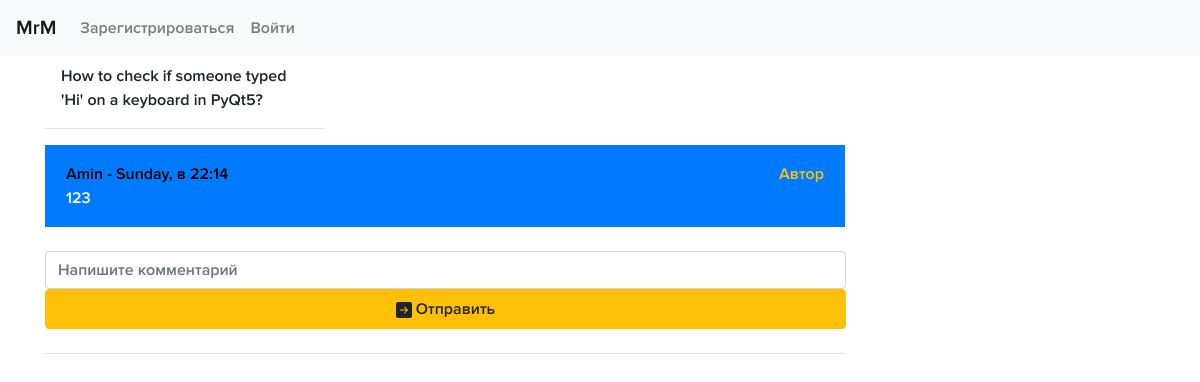
The page /themes_get/2 on the database its author committed.
### data/themes.py (models this page shows)
class Theme(SqlAlchemyBase):
    __tablename__ = 'themes'
    id = sqlalchemy.Column(sqlalchemy.Integer,
                           primary_key=True, autoincrement=True)
    title = sqlalchemy.Column(sqlalchemy.String, nullable=True)
    content = sqlalchemy.Column(sqlalchemy.String, nullable=True)
    group = sqlalchemy.Column(sqlalchemy.String, default="Other")
    created_date = sqlalchemy.Column(sqlalchemy.DateTime,
                                     default=datetime.datetime.now)
    likes = sqlalchemy.Column(sqlalchemy.Integer)
    user_id = sqlalchemy.Column(sqlalchemy.Integer,
                                sqlalchemy.ForeignKey("users.id"))
    user = orm.relation('User')
    comments = orm.relation("Comment", back_populates='theme')

### data/users.py (models this page shows, shortened)
class User(SqlAlchemyBase, UserMixin):
    __tablename__ = 'users'
    id = sqlalchemy.Column(sqlalchemy.Integer, primary_key=True, autoincrement=True)
    name = sqlalchemy.Column(sqlalchemy.String, nullable=True, unique=True)
    age = sqlalchemy.Column(sqlalchemy.Integer, nullable=True)
    sex = sqlalchemy.Column(sqlalchemy.String, nullable=True)
    speciality = sqlalchemy.Column(sqlalchemy.String, nullable=True)
    email = sqlalchemy.Column(sqlalchemy.String, index=True, unique=True, nullable=True)
    about = sqlalchemy.Column(sqlalchemy.String, nullable=True)
    photo = sqlalchemy.Column(sqlalchemy.String, default="https://cdn0.iconfinder.com/data/icons/set-ui-app-android/32/8-512.png")
    hashed_password = sqlalchemy.Column(sqlalchemy.String, nullable=True)
    modified_date = sqlalchemy.Column(sqlalchemy.DateTime, default=datetime.datetime.now)
    themes = orm.relation("Theme", back_populates='user')
    comments = orm.relation("Comment", back_populates='user')

### main.py (the view, shortened to what this page needs)
@app.route('/themes_get/<int:id>', methods=['GET', 'POST'])
def themes_get(id):
    if request.method == "GET":
        db_sess = db_session.create_session()
        theme = db_sess.query(Theme).filter(Theme.id == id).first()
        if theme:
            return render_template("themes_get.html", theme=theme)
        else:
            abort(404)
        return redirect('/')

### data/db_session.py (called while the page is built)
def create_session() -> Session:
    global __factory
    return __factory()

### templates/themes_get.html (shortened to what this page needs)
{% extends "base.html" %}
{% block content %}
<br><br>
<div class="d-flex flex-column align-items-stretch bg-white" style="width: 800px;">
  <p class="d-flex align-items-center flex-shrink-0 p-3 link-dark text-decoration-none border-bottom">
    <span>{{ theme.title }}</span>
  </p>
  <a href="../profile/{{ theme.user.id }}" class="list-group-item list-group-item-action active py-3 lh-tight" aria-current="true">
      <div class="d-flex w-100 align-items-center justify-content-between">
        <strong class="theme-info">{{ theme.user.name }} - {{ theme.created_date.strftime("%A, в %H:%M") }}</strong>
        <strong class="text-warning">Автор</strong>
      </div>
    <span>{{ theme.content }}</span>
    </a>
  <br>
  <div class="input-group-prepend">
    <form action="" method="POST" style="width: 100%;">
      <input type="text" name="comment" class="form-control" placeholder="Напишите комментарий" aria-label="Username" aria-describedby>
      <button type="submit" class="btn btn-warning" style="height: 40px;width: 100%;" name="send" value="press">
        Отправить
      </button>
    </form>
  </div>
  <br>
  <div class="list-group list-group-flush border-bottom scrollarea">
  </div>
</div>
{% endblock %}

### static/css/style.css (style rules this page uses)
body { background-color: white; font-family: Proxima; font-size: 12pt; }
.d-flex { width: 280px; float: left; word-wrap: break-word; }
.list-group { float: center; }
.theme-info { color: black; }
.list-group-item { transition: transform .2s; }

### rows shown on the page
Theme: title "How to check if someone typed 'Hi' on a keyboard in PyQt5?", created_date "Sunday, в 22:14", content "123"
User: user.name "Amin"
